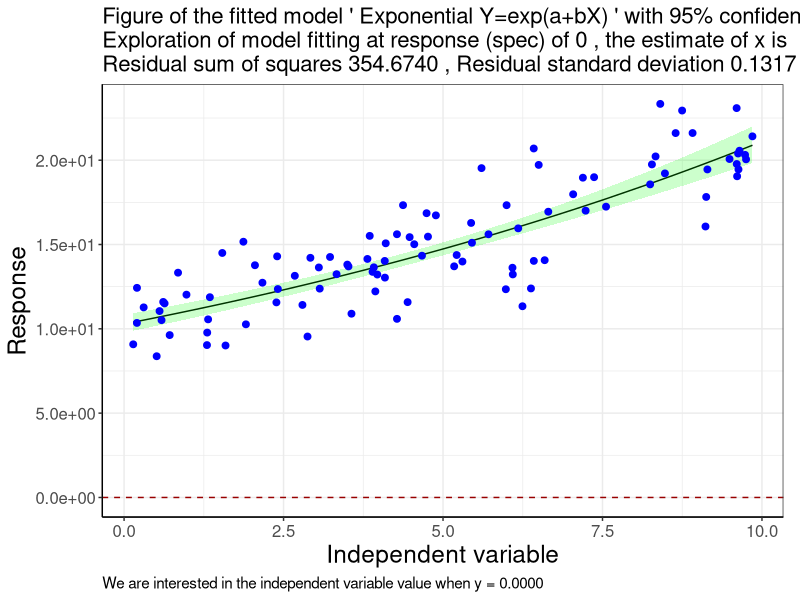
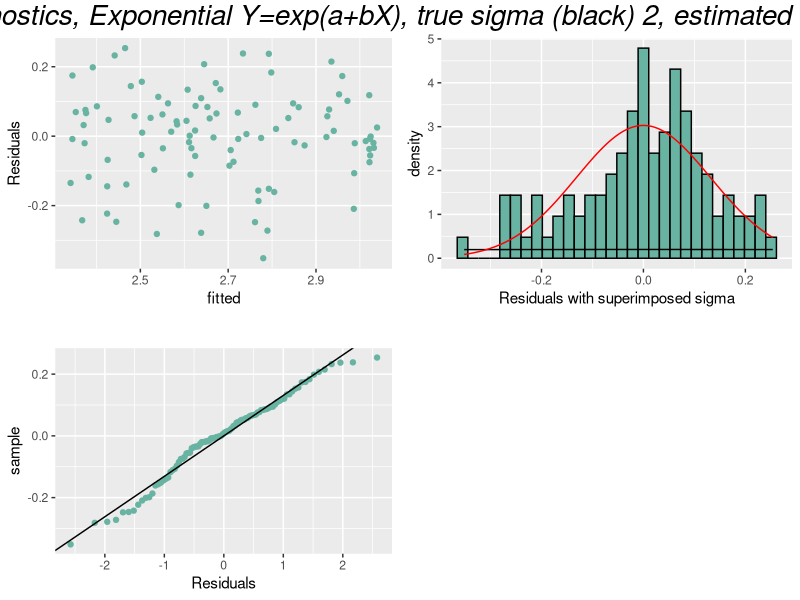

Write R code to recreate these figures, in order.
#~~~~~~~~~~~~~~~~~~~~~~~~~~~~~~~~~~~~~~~~~~~~~~~~~~~~~~~~~~~~~~~~~~~~~~~~~~~~~~~~~~~~~~~

  rm(list=ls()) 
  set.seed(333) # reproducible
  
  library(rms)
  library(ggplot2)
  library(tidyverse)
  library(Matrix)
  
  
  options(max.print=1000000)    
  
  fig.width <- 1200
  fig.height <- 500
  fig.width1 <- 1380
  fig.width8 <- 1380
  fig.height1 <- 700
  fig.width7 <- 700
  fig.height7 <- 770
  fig.width6 <- 680
  
  ## convenience functions
  p0 <- function(x) {formatC(x, format="f", digits=0)}
  p1 <- function(x) {formatC(x, format="f", digits=1)}
  p2 <- function(x) {formatC(x, format="f", digits=2)}
  p3 <- function(x) {formatC(x, format="f", digits=3)}
  p4 <- function(x) {formatC(x, format="f", digits=4)}
  p5 <- function(x) {formatC(x, format="f", digits=5)}
  p2f <- function(x) {formatC(x, format="f", digits=4)}
  
  logit <- function(p) log(1/(1/p-1))
  expit <- function(x) 1/(1/exp(x) + 1)
  inv_logit <- function(logit) exp(logit) / (1 + exp(logit))
  is.even <- function(x){ x %% 2 == 0 } # function to identify odd maybe useful
  
  options(width=200)
  options(scipen=999)
  # w=4  # line type
  # ww=3 # line thickness
  # wz=1 
  
  #~~~~~~~~~~~~~~~~~~~~~~~~~~~~~~~~~~~~~~~~~~~~~~~~~~~~~~~~~~~~~~~~~~~~~~~~~~~~
  
loq <- function (x, y, model, spec, print.plot=1) {
  
  # Define models
  
  if (model %in% 1 ) {mod="Linear Y=a+bX"}  
  if (model %in% 2 ) {mod="Exponential Y=exp(a+bX)"} 
  if (model %in% 3 ) {mod="Reciprocal-Y Y=1/(a+bX)"} 
  if (model %in% 4 ) {mod="Reciprocal-X Y=a+b/X"} 
  if (model %in% 5 ) {mod="Double Reciprocal Y=1/(a+b/X)"} 
  if (model %in% 6 ) {mod="Logarithmic-X Y=a+b(log(X))"} 
  if (model %in% 7 ) {mod="Multiplicative Y=aX^b"} 
  if (model %in% 8 ) {mod="Square Root-X Y=a+b(sqrt(X))"} 
  if (model %in% 9 ) {mod="Square Root-Y Y=(a+bX)^2"} 
  if (model %in% 10) {mod="S-curve Y=exp(a+b/X)"} 
  if (model %in% 11) {mod="Square X and Y Y^2=a+X^2/b"} 
  
  # transformation of data for 11 models
  
  ty1 <- y;       tx1 <- x
  ty2 <- log(y);  tx2 <- x
  ty3 <- 1/y;     tx3 <- x
  ty4 <- y;       tx4 <- 1/x
  ty5 <- 1/y;     tx5 <- 1/x
  ty6 <- y;       tx6 <- log(x)
  ty7 <- log(y);  tx7 <- log(x)
  ty8 <- y;       tx8 <- sqrt(x)
  ty9 <- sqrt(y); tx9 <- x
  ty10 <- log(y); tx10 <- 1/x
  ty11 <- y^2;    tx11 <- x^2
  
  # save the original data
  
  x1 <- x
  y1 <- y
  
  # transform using the selected model (1 - 11)
  
  x <- eval(parse(text=(paste("tx", model, sep="")) )) 
  y <- eval(parse(text=(paste("ty", model, sep="")) )) 
  
  # summary statistics of the independent variable
  
  n <- length(x)
  txbar <- mean(x)
  txstd <- sd(x)
  
  # run regression on the transformed data grab slope intercept
  
  f <- lm(y~x) 
  intercept <- coef(f)[1][[1]]
  slope <- coef(f)[2][[1]]
  
  # R2 on the transformed x and y,  an idea but not used
  
  v1 <- unlist(cor.test(x,y)$estimate^2)[1][[1]]   
  
  # obtain the predictions 
  
  p <- predict.lm(f, interval="confidence")
  
  # transform the predicted values & 95%CI back to original scale 
  
  if (model %in% c(2,7,10)) {p <- exp(p)} 
  if (model %in% c(3,5)  )  {p <- 1/p} 
  if (model %in% c(9)    )  {p <- p^2} 
  if (model %in% c(11)   )  {p <- p^.5} 
  
  # calculate residual squared 
  # residuals original y and transformed back predicted values 
  
  r <- (y1-p[,1])^2 
  
  # R2 on the original x and transformed back predicted y, an idea but not used
  
  v2 <- unlist(cor.test(x1,p[,1])$estimate^2)[1][[1]]
  
  # residual sum of squares, this will be used to judge best model
  
  ssr <- sum(r, na.rm=T) 
  
  # transform the response that we will read back
  
  tyspec <- spec 
  if (model %in% c(2,7,10)) {tyspec <- log(tyspec)} 
  if (model %in% c(3,5)  )  {tyspec <- 1/tyspec} 
  if (model %in% c(9)    )  {tyspec <- sqrt(tyspec)} 
  if (model %in% c(11)   )  {tyspec <- tyspec ^2}  
  
  # grab the residual standard deviation
  
  rsd2<-as.data.frame(anova(f))[2,3]^.5  
  
  # read back on transformed scale
  
  mse <- rsd2^2
  t <- qt(0.975, n-2)
  a <- t^2*mse/((n-1)*txstd^2)-slope^2
  b <- 2*slope*(tyspec-intercept-slope*txbar)
  c <- t^2*mse/n-(tyspec-intercept-slope*txbar) ^2
  txpre <- (tyspec-intercept)/slope
  txup <-  (-b+sqrt(b^2-4*a*c))/(2*a) + txbar
  txlow <- (-b-sqrt(b^2-4*a*c))/(2*a) + txbar
  
  # transform the read back estimates to the original scale
  
  if (model %in% c(4,5,10)) {txpre <- 1/txpre; txup <- 1/txup; txlow <- 1/txlow} 
  if (model %in% c(6,7)  )  {txpre <- exp(txpre); txup <- exp(txup); txlow <- exp(txlow)}  
  if (model %in% c(8)    )  {txpre <- txpre^2;  txup <- txup^2;  txlow <- txlow^2} 
  if (model %in% c(11)   )  {txpre <- txpre^.5; txup <- txup^.5; txlow <- txlow^.5}   
  
  # ensure order of limits is correct
  
  limits <- sort(c(txlow,txup))
  txlow <- limits[1]
  txup <-  limits[2]
  
  # help with plotting
  
  ymin <- min(y)
  ymax <- max(y)
  ystep <- (ymax-ymin)/8
  ymin1 <-  ymin-ystep
  ymax1 <-  ymax+ystep
  
  xmin <- min(x)
  xmax <- max(x)
  xstep <- (xmax-xmin)/8
  xmin1 <-  xmin-xstep
  xmax1 <-  xmax+xstep
  
  # put all pertinent data together, original data and predicted with 95%CI
  
  foo <- data.frame(cbind(x=x1, obsy=y1, pred= p[,1], p2a=p[,2], p3=p[,3], r=r^.5, rr2=r))
  foo <- foo[order(foo$obsy),]
  
  # plot and present the estimated read back
  
  p1 <- ggplot(foo, aes(x=x,y=pred)) + 
    geom_line( ) +
    geom_ribbon(data=foo , aes(ymin= p2a,ymax= p3),alpha=0.2,   fill="green") +
    geom_point(data=foo, aes(x=x ,y=obsy), size=2, color='blue')  
  scale_x_continuous(limits = c(xmin1, xmax1))
  scale_y_continuous(limits = c(ymin1, ymax1))  # this was x?
  
  p <- p1  + geom_hline(yintercept=spec, colour="#990000", linetype="dashed")
  
  p <- p + theme(axis.text.x = element_text(angle = 90, hjust = 1, size=13,color="darkred"))
  p <- p + scale_color_manual(values=c("Red","blue"))
  p <- p + theme_bw()
  p <- p + xlab('Independent variable') 
  p <- p + ylab('Dependent variable')
  p <- p + scale_y_continuous(labels = function(x) format(x, scientific = TRUE))
  p <- p + labs(x = "Independent variable", y = "Response") 
  
  p <- p +  theme(panel.background=element_blank(),
                  plot.title=element_text(size=16), 
                  plot.margin = unit(c(5.5,12,5.5,5.5), "pt"),
                  legend.text=element_text(size=12),
                  legend.title=element_text(size=14),
                  axis.text.x  = element_text(size=12),
                  axis.text.y  = element_text(size=12),
                  axis.line.x = element_line(color="black"),
                  axis.line.y = element_line(color="black"),
                  plot.caption=element_text(hjust = 0, size = 11),
                  axis.title.y = element_text(size = rel(1.1), angle = 90),
                  axis.title.x = element_text(size = rel(1.1), angle = 00),
                  axis.title = element_text(size = 16, angle = 00)
  )   
  
  p <- p + labs(title = paste("Figure of the fitted model '",mod,"' with 95% confidence and raw data. \nExploration of model fitting at response (spec) of", spec ,", the estimate of x is",
                              p2f(txpre),"and 95% CI: (",p2f(txlow),",",
                              p2f(txup),")","\nResidual sum of squares", p2f(ssr),", Residual standard deviation",p2f(rsd2),
                              sep=" "),
                #  subtitle = paste("Model for the curve #",model," ",mod,""),
                caption = paste0("We are interested in the independent variable value when y = ",p4(spec),"")
  )     
  
  if (print.plot==1) {print(p)}
  
  return(list(ssr=ssr,r=r, foo=foo, f=f, mod=mod))
  
}

#~~~~~~~~~~~~~~~~~~~~~~~~~~~~~~~~~~~~~~~~~~~~~~~~~~~~~~~~~~~~~~~~~~~~~~~~~~~~

    N=100
    a=10 
    b=1 
    sigma=2 
    spec=0
    model="model1"
    ana="best"        
    
    x <-  array(runif(N, 0, 10))  # no negative values                 }     x <-  array(runif(N, 0, 10))  # no negative values
    
    noise <-  rnorm(N,0, sigma)
    
    if (model %in% "model1") {
      y <-  a+ x*b +    noise
    } else if (input$truth %in% "model2") {
      y <-  exp(a+ x*b + noise)
    } else if (input$truth %in% "model3") {
      y <-  1/(a+ x*b +  noise)
    } else if (input$truth %in% "model4") {
      y <-  a + b*(1/x) + noise
    } else if (input$truth %in% "model5") {
      y <-  1/(a + b/x +  noise)
    } else if (input$truth %in% "model6") {
      y <-  a + log(x)*b +    noise   
    } else if (input$truth %in% "model7") {
      y <-  a * x^b +    noise
    } else if (input$truth %in% "model8") {
      y <-  a + sqrt(x)*b +    noise
    } else if (input$truth %in% "model9") {
      y <-  (a + x*b + noise)^2 
    } else if (input$truth %in% "model10") {
      y <-  exp(a+ b/x + noise)
    } else if (input$truth %in% "model11") {
      y <-  ( a + (x^2)/b + noise)^.5
    }
    
    d <- as.data.frame(cbind(x,y))
    
    #~~~~~~~~~~~~~~~~~~~~~~~~~~~~~~~~~~~~~~~~~~~~~~~~~~~~~~~~~~~~~~~~~~~~~~~~~~~~
    
    y <- d$y
    x <- d$x
    
    ssr <- rep(NA,11)
    
    mdata <- list(NA)
    
    if (ana %in% "best") {
      
      for (j in 1:11) {
        
        res <- loq(x=x, y=y, model=j, spec= spec, print.plot=0) # don't print
        ssr[j] <- res$ssr
        
      }
      
      model <- which(ssr==min(ssr)) 
      mdata <- res$foo
      res2 <- loq(x=x, y=y, model=model, spec= spec, print.plot=0)  # run best model
      f=res2$f   
      mod<- res2$mod
      
    } else {
      
      res <- loq(x=x, y=y, model=as.numeric(input$ana), spec= spec) 
      mdata <- res$foo
      model <- as.numeric(input$ana)
      f=res$f
      mod<- res$mod
      
    }
    
  #~~~~~~~~~~~~~~~~~~~~~~~~~~~~~~~~~~~~~~~~~~~~~~~~~~~~~~~~~~~~~~~~~~~~~~~~~~~~

   res <-  loq(x= x, y= y, model=model, spec= spec, print.plot=1) # print plot

  #~~~~~~~~~~~~~~~~~~~~~~~~~~~~~~~~~~~~~~~~~~~~~~~~~~~~~~~~~~~~~~~~~~~~~~~~~~~~

    names(res$foo) <- c("x","y","prediction","lower 95%CI", "upper 95%CI", "residual","residual^2")
    foo <- plyr::arrange(res$foo,x)
    foo
    
  #~~~~~~~~~~~~~~~~~~~~~~~~~~~~~~~~~~~~~~~~~~~~~~~~~~~~~~~~~~~~~~~~~~~~~~~~~~~~
 
    f <- res$f
   
    resid <- r <- resid(f)
    fitted <- fitted(f)
    d <- cbind(resid, fitted)
    d2 <- as.data.frame(d)
    
    yl <- ylab('Residuals')
    
    xl <- xlab("time")
    
    p1 <- ggplot(d2 , aes(x=fitted , y=resid)) + geom_point (   colour="#69b3a2") + yl
    
    p2 <- ggplot(d2 , aes(sample=resid )) + stat_qq(colour="#69b3a2") +
      geom_abline(intercept=mean(r), slope=sd(r)  ,  colour="black") +
      xlab('Residuals')   +
      ggtitle( " ")
    
    library(gridExtra)
    library(grid)
    df <- data.frame(Residuals = r)
    p3 <- ggplot(df, aes(x = Residuals)) +
      geom_histogram(aes(y =..density..),
                     #breaks = seq(-50, 50, by = 2),
                     colour = "black",
                     fill = "#69b3a2") +
      xlab('Residuals with superimposed sigma')   +
      stat_function(fun = dnorm, args = list(mean = 0, sd = as.numeric(sigma)   )) +# sigma(f)
      stat_function(fun = dnorm, args = list(mean = 0, sd = sigma(f)    ), col='red') # 
    
    grid.arrange(p1,  p3, p2, ncol=2,
                 top = textGrob(paste0(" LS model fit diagnostics, ",mod,", true sigma (black) ",as.numeric(sigma) ,", estimated sigma (red) ", p4(sigma(f)),""),gp=gpar(fontsize=20,font=3)))

    #~~~~~~~~~~~~~~~~~~~~~~~~~~~~~~~~~~~~~~~~~~~~~~~~~~~~~~~~~~~~~~~~~~~~~~~~~~~~
    
